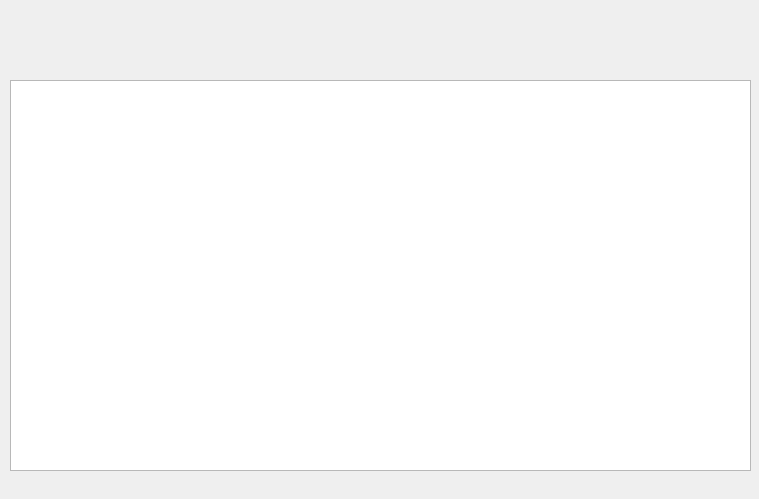
<?xml version="1.0" encoding="UTF-8"?>
<ui version="4.0">
 <class>BookInformation</class>
 <widget class="QDialog" name="BookInformation">
  <property name="geometry">
   <rect>
    <x>0</x>
    <y>0</y>
    <width>759</width>
    <height>499</height>
   </rect>
  </property>
  <property name="windowTitle">
   <string>Dialog</string>
  </property>
  <widget class="QTableWidget" name="bookList">
   <property name="geometry">
    <rect>
     <x>10</x>
     <y>80</y>
     <width>741</width>
     <height>391</height>
    </rect>
   </property>
  </widget>
 </widget>
 <resources/>
 <connections/>
</ui>
